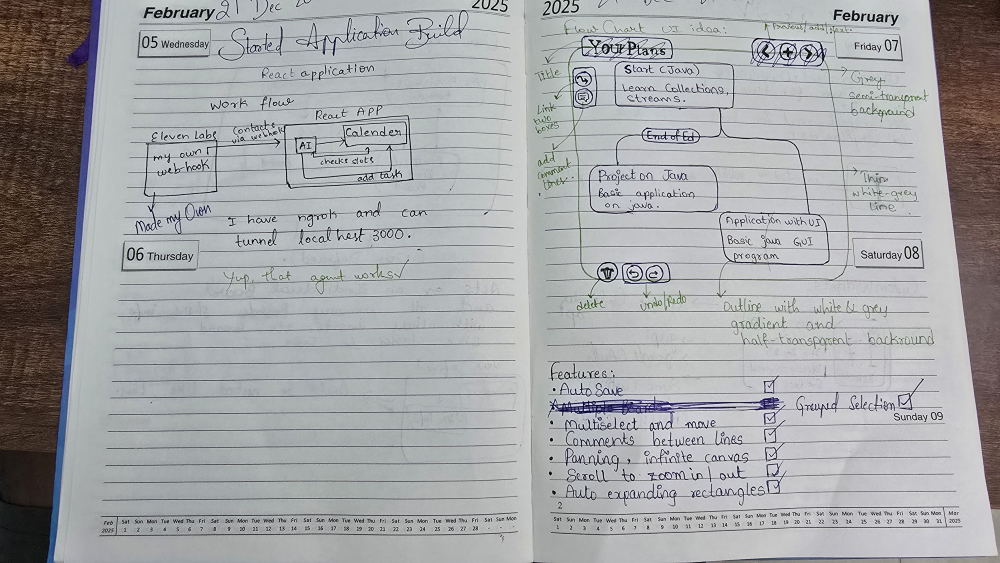
#> input picture images/20260104_200437.jpg, 4000 x 2252 px, found by its file name (shown at 1/4 size); its folder holds only this picture in this run
$ python imgTopdf.py
#> lines starting #> are read from the running program, lines starting #| are printed output that depends on the picture
import os
import re
from PIL import Image, ImageOps

def natural_sort_key(s):
    return [int(t) if t.isdigit() else t.lower()
            for t in re.split(r'(\d+)', s)]

def images_to_pdf(
    image_folder="images",
    output_pdf="hand_notes.pdf",
    max_width=1600,
    jpeg_quality=70
):
#> called with image_folder = 'images', output_pdf = 'hand_notes.pdf', max_width = 1600, jpeg_quality = 70
    files = [
        f for f in os.listdir(image_folder)
        if f.lower().endswith((".jpg", ".jpeg", ".png"))
    ]

    files.sort(key=natural_sort_key)

    if not files:
        raise ValueError("No images found")

    images = []

    for file in files:
        path = os.path.join(image_folder, file)
        img = Image.open(path)
#> img is the input picture: PIL image 4000x2252 RGB; mean R, G, B 164.4, 165.4, 167

        # Fix EXIF orientation (phone images)
        img = ImageOps.exif_transpose(img)
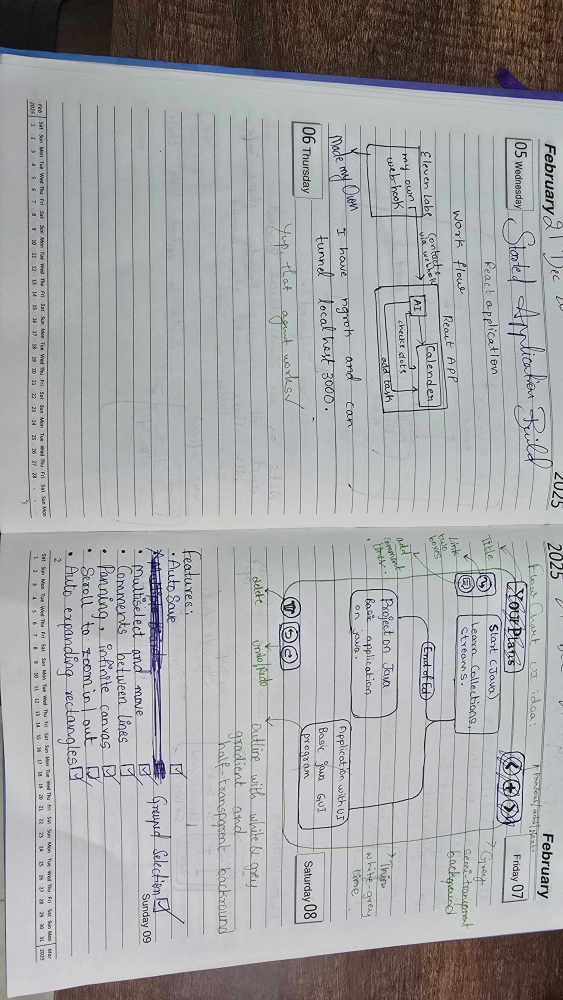
#> img: PIL image 2252x4000 RGB (shown at 1/4 size); mean R, G, B 164.4, 165.4, 167

        # 🔄 FORCE ROTATION:
        img = img.rotate(90, expand=True)

        # Convert to RGB
        img = img.convert("RGB")

        # Resize (keep aspect ratio)
        if img.width > max_width:
            ratio = max_width / img.width
#> ratio = 0.4
            new_height = int(img.height * ratio)
#> new_height = 900
            img = img.resize((max_width, new_height), Image.LANCZOS)
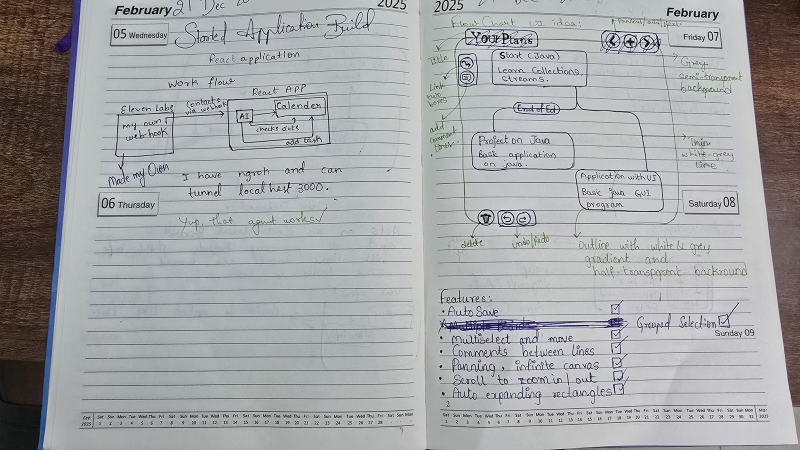
#> img: PIL image 1600x900 RGB (shown at 1/2 size); mean R, G, B 164.5, 165.4, 167

        images.append(img)

    images[0].save(
        output_pdf,
        save_all=True,
        append_images=images[1:],
        quality=jpeg_quality,
        optimize=True
    )

    print(f"✅ Compressed & rotated PDF created: {output_pdf}")

# =========================
# RUN
# =========================
images_to_pdf()

$ run again, on images/20260104_200456.jpg
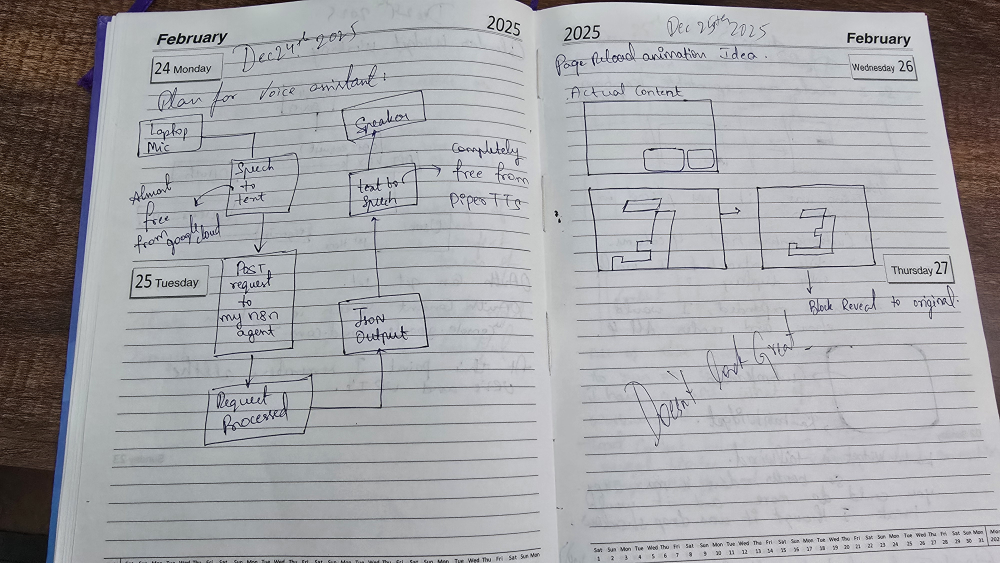
#> input picture images/20260104_200456.jpg, 4000 x 2252 px, found by its file name (shown at 1/4 size)
#> in images_to_pdf, img is the input picture: PIL image 4000x2252 RGB; mean R, G, B 164, 164.2, 167.4
#> in images_to_pdf, `img = ImageOps.exif_transpose(img)`:
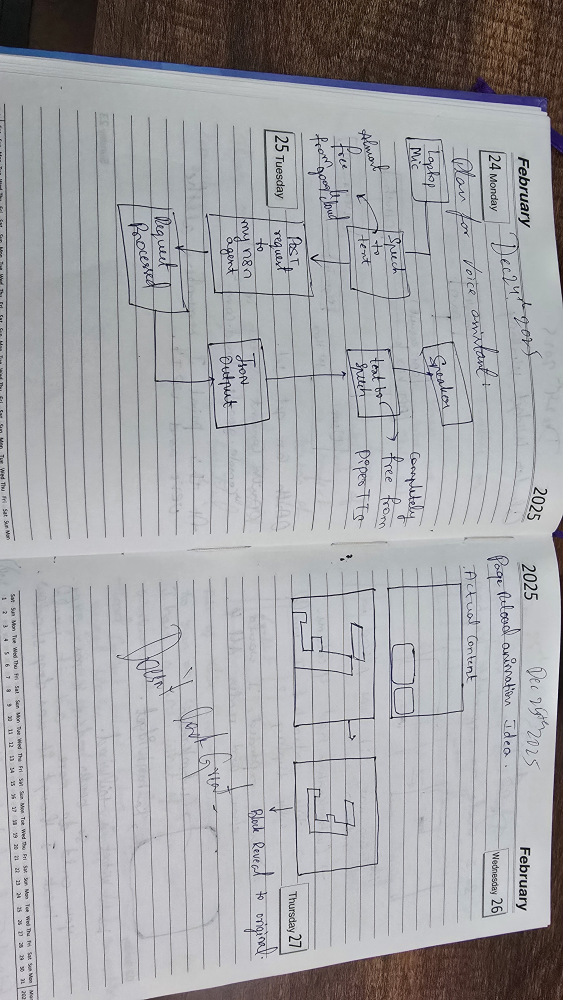
#> img: PIL image 2252x4000 RGB (shown at 1/4 size); mean R, G, B 164, 164.2, 167.4
#> in images_to_pdf, `img = img.resize((max_width, new_height), Image.LANCZOS)`:
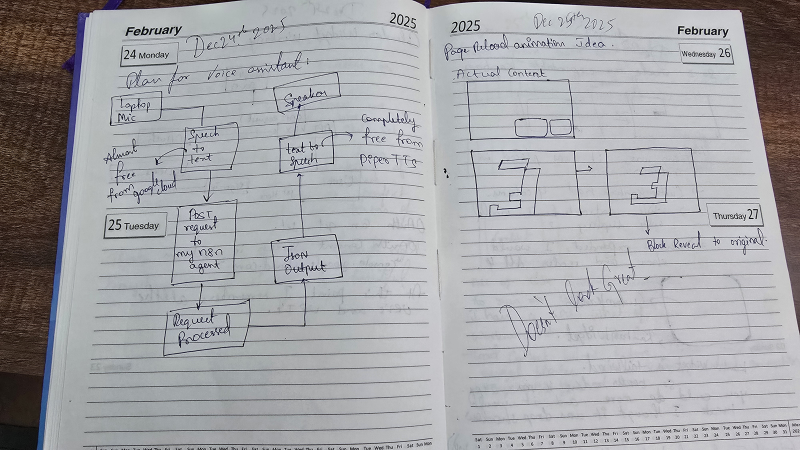
#> img: PIL image 1600x900 RGB (shown at 1/2 size); mean R, G, B 164.1, 164.2, 167.4

$ run again, on images/20260104_200442.jpg
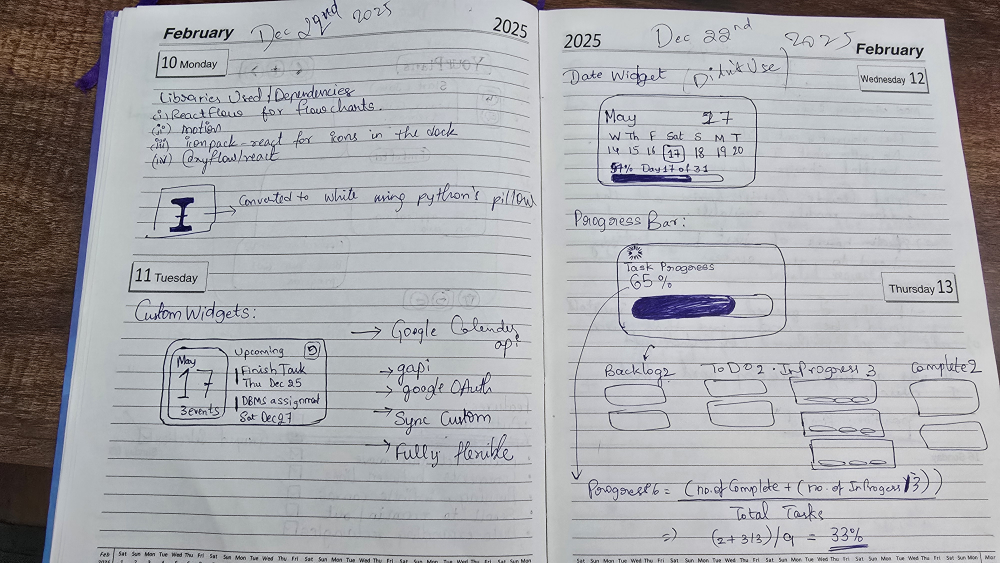
#> input picture images/20260104_200442.jpg, 4000 x 2252 px, found by its file name (shown at 1/4 size)
#> in images_to_pdf, img is the input picture: PIL image 4000x2252 RGB; mean R, G, B 169.5, 170.2, 173.8
#> in images_to_pdf, `img = ImageOps.exif_transpose(img)`:
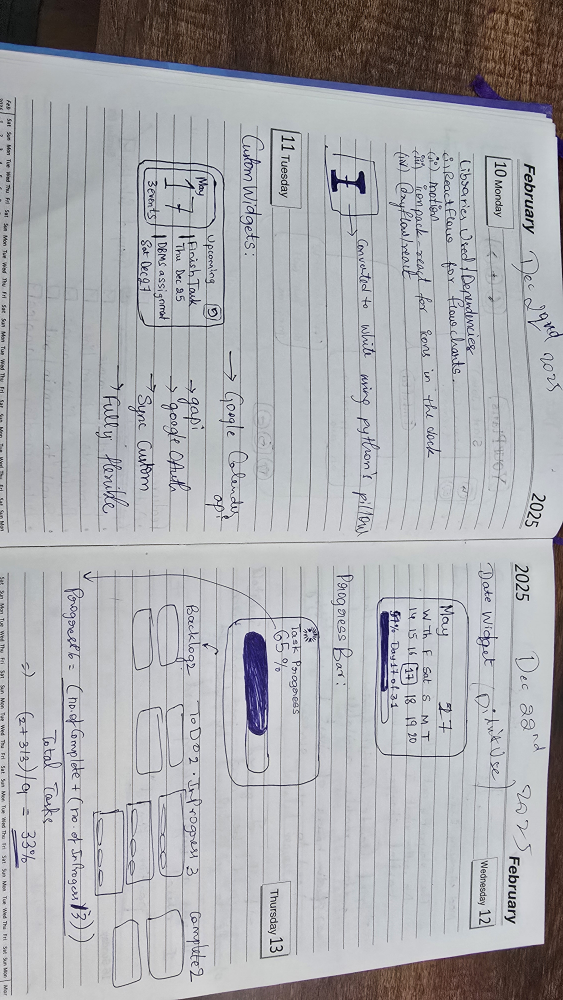
#> img: PIL image 2252x4000 RGB (shown at 1/4 size); mean R, G, B 169.5, 170.2, 173.8
#> in images_to_pdf, `img = img.resize((max_width, new_height), Image.LANCZOS)`:
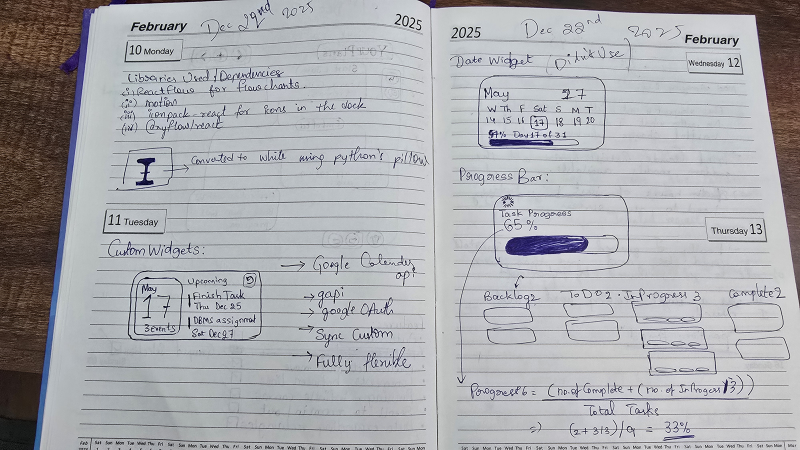
#> img: PIL image 1600x900 RGB (shown at 1/2 size); mean R, G, B 169.6, 170.2, 173.8
